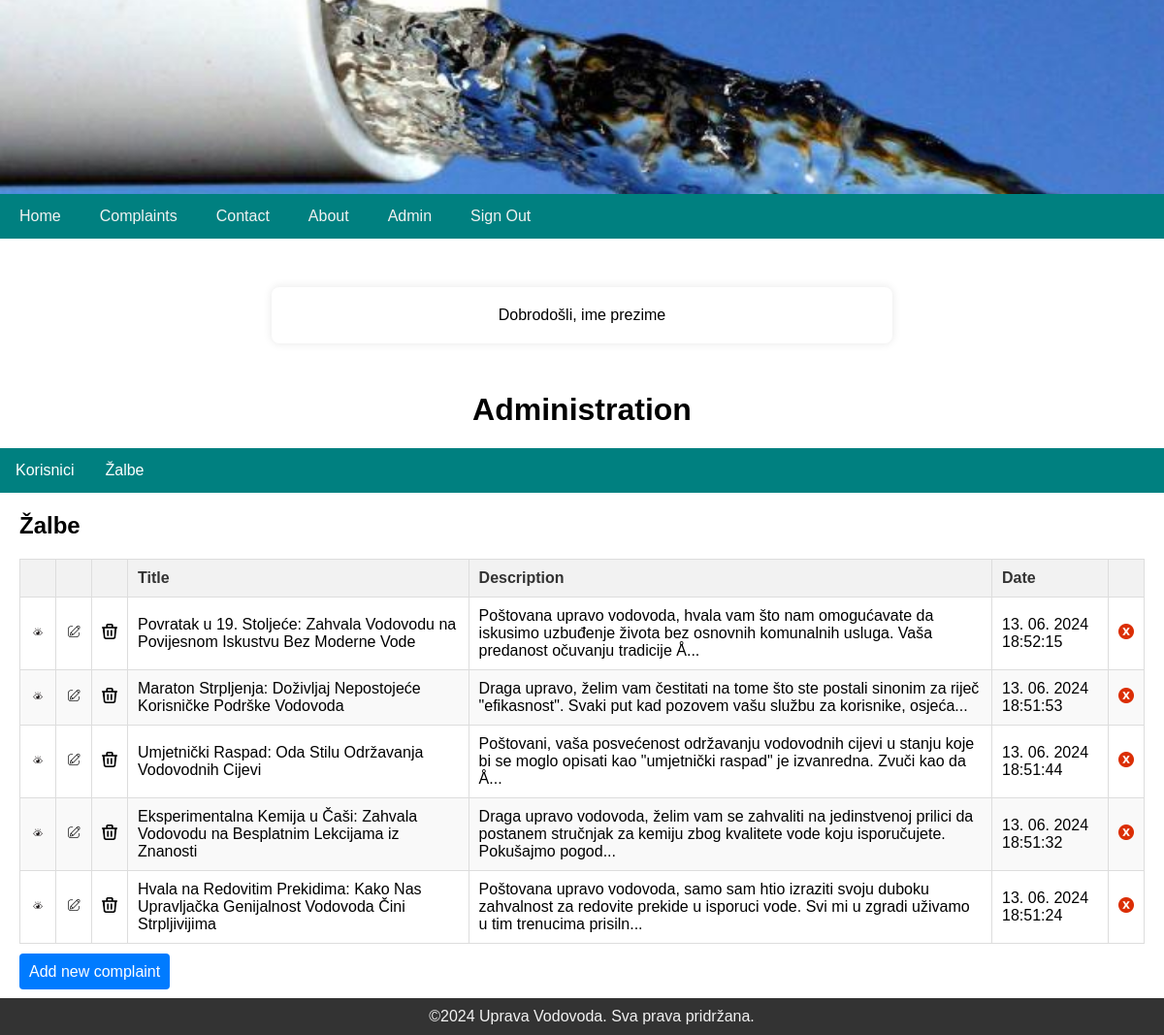
The app's page /index.php?menu=7&action=2 (signed in) with its own data.
### tables this page shows
CREATE TABLE `complaints` (
  `id` int(11) NOT NULL,
  `title` varchar(255) NOT NULL,
  `description` mediumtext NOT NULL,
  `date` timestamp NOT NULL DEFAULT current_timestamp() ON UPDATE current_timestamp(),
  `picture` varchar(255) NOT NULL,
  `consider` enum('N') NOT NULL
);

### extra.php (called while the page is built)
<?php
	function pickerDateToMysql($pickerDate){
		$date = DateTime::createFromFormat('Y-m-d H:i:s', $pickerDate);
		return $date->format('d. m. Y H:i:s');
	}
?>

### admin/complaints.php (the view, shortened to what this page needs)
<?php
	if (isset($_GET['id']) && $_GET['id'] != '') {
		$stmt = mysqli_prepare($MySQL, "SELECT * FROM complaints WHERE id=? ORDER BY date DESC");
		mysqli_stmt_bind_param($stmt, 'i', $_GET['id']);
		mysqli_stmt_execute($stmt);
		$result = mysqli_stmt_get_result($stmt);
		$row = mysqli_fetch_array($result);
		print '
		<div class="complaints">
		<h2>' . $row['title'] . '</h2>
		' . $row['description'] . '
		<time datetime="' . $row['date'] . '">' . pickerDateToMysql($row['date']) . '</time>
		<img src="complaint_images/' . $row['picture'] . '" alt="' . $row['title'] . '" title="' . $row['title'] . '">
		<p><a class="AddLink" href="index.php?menu='.$menu.'&amp;action='.$action.'">Back</a></p>
		<hr>
		</div>
		';
	}
	else {
		print '
		<div id="complaints">
		<h2>Žalbe</h2>
			<table>
				<thead>
					<tr>
						<th width="16"></th>
						<th width="16"></th>
						<th width="16"></th>
						<th>Title</th>
						<th>Description</th>
						<th>Date</th>
						<th width="16"></th>
					</tr>
				</thead>
				<tbody>';
				$query  = "SELECT * FROM complaints";
				$query .= " ORDER BY date DESC";
				$stmt = mysqli_prepare($MySQL, $query);
				mysqli_stmt_execute($stmt);
				$result = mysqli_stmt_get_result($stmt);
				while($row = @mysqli_fetch_array($result)) {
					print '
					<tr>
						<td><a href="index.php?menu='.$menu.'&amp;action='.$action.'&amp;id=' .$row['id']. '"><img src="imgs/eye.png" alt="user"></a></td>
						<td><a href="index.php?menu='.$menu.'&amp;action='.$action.'&amp;edit=' .$row['id']. '"><img src="imgs/edit.png" alt="uredi"></a></td>
						<td><a href="index.php?menu='.$menu.'&amp;action='.$action.'&amp;delete=' .$row['id']. '"><img src="imgs/trash.png" alt="obriši"></a></td>
						<td>' . $row['title'] . '</td>
						<td>';
						if(strlen($row['description']) > 160) {
                            echo substr(strip_tags($row['description']), 0, 160).'...';
                        } else {
                            echo strip_tags($row['description']);
                        }
						print '
						</td>
						<td>' . pickerDateToMysql($row['date']) . '</td>
						<td>';
							if ($row['consider'] == 'N') { print '<img src="imgs/inactive.png" alt="" title="" />'; }
                            else if ($row['consider'] == 'Y') { print '<img src="imgs/active.png" alt="" title="" />'; }
						print '
						</td>
					</tr>';
				}
			print '
				</tbody>
			</table>
			<a href="index.php?menu=' . $menu . '&amp;action=' . $action . '&amp;add=true" class="AddLink">Add new complaint</a>
		</div> <br><br>';
	}
?>

### style.css (style rules this page uses)
body { font-family: Arial, sans-serif; margin: 0; padding: 0; }
#complaints, #users { margin: 20px 20px; }
#complaints table { width: 100%; border-collapse: collapse; margin-bottom: 20px; }
#complaints table, #complaints th, #complaints td { border: 1px solid #ddd; }
#complaints th, #complaints td { padding: 10px; text-align: left; }
#complaints th { background-color: #f2f2f2; color: #333; }
#complaints tr:nth-child(even) { background-color: #f9f9f9; }
#complaints img { width: 16px; height: 16px; }
.AddLink { background-color: #007BFF; color: #fff; padding: 10px; border: none; border-radius: 4px; cursor: pointer; font-size: 16px; text-decoration: none; }
.message { text-align: center; width: 50%; margin: 50px auto; background-color: #fff; padding: 20px; box-shadow: 0 0 10px rgba(0, 0, 0, 0.1); border-radius: 8px; }

### records on screen
complaints: title "Povratak u 19. Stoljeće: Zahvala Vodovodu na Povijesnom Iskustvu Bez Moderne Vode", description "Poštovana upravo vodovoda, hvala vam što nam omogućavate da iskusimo uzbuđenje života bez osnovnih komunalnih usluga. Vaša predanost očuvanju tradicije Å", date "13. 06. 2024 18:52:15"
complaints: title "Maraton Strpljenja: Doživljaj Nepostojeće Korisničke Podrške Vodovoda", description "Draga upravo, želim vam čestitati na tome što ste postali sinonim za riječ \"efikasnost\". Svaki put kad pozovem vašu službu za korisnike, osjeća", date "13. 06. 2024 18:51:53"
complaints: title "Umjetnički Raspad: Oda Stilu Održavanja Vodovodnih Cijevi", description "Poštovani, vaša posvećenost održavanju vodovodnih cijevi u stanju koje bi se moglo opisati kao \"umjetnički raspad\" je izvanredna. Zvuči kao da Å", date "13. 06. 2024 18:51:44"
complaints: title "Eksperimentalna Kemija u Čaši: Zahvala Vodovodu na Besplatnim Lekcijama iz Znanosti", description "Draga upravo vodovoda, želim vam se zahvaliti na jedinstvenoj prilici da postanem stručnjak za kemiju zbog kvalitete vode koju isporučujete. Pokušajmo pogod", date "13. 06. 2024 18:51:32"
complaints: title "Hvala na Redovitim Prekidima: Kako Nas Upravljačka Genijalnost Vodovoda Čini Strpljivijima", description "Poštovana upravo vodovoda, samo sam htio izraziti svoju duboku zahvalnost za redovite prekide u isporuci vode. Svi mi u zgradi uživamo u tim trenucima prisiln", date "13. 06. 2024 18:51:24"

### other values on screen
$_SESSION['message'] "Dobrodošli, ime prezime"
